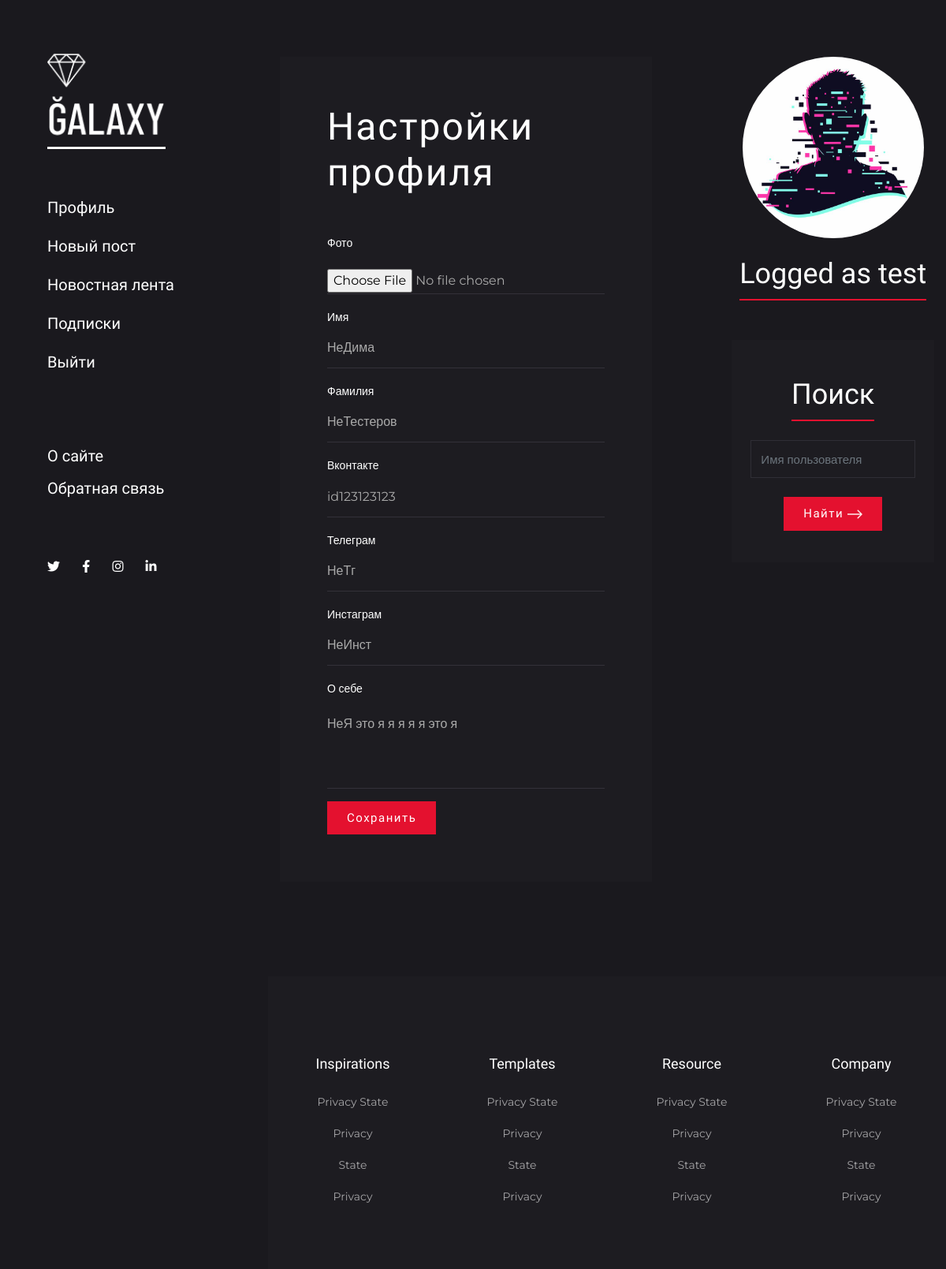
/settings/ (signed in), run on the app's committed database.
### users/models.py (models this page shows, shortened)
class Profile(models.Model):
    user = models.OneToOneField(User, on_delete=models.CASCADE)
    photo = models.ImageField(verbose_name="Фото", upload_to="profile_pictures/", blank=True)
    vk = models.CharField(verbose_name="Профиль Вконтакте", max_length=100, blank=True)
    tg = models.CharField(verbose_name="Профиль Telegram", max_length=100, blank=True)
    instagram = models.CharField(verbose_name="Профиль Instagram", max_length=100, blank=True)
    bio = models.TextField(verbose_name="О себе", blank=True)
    class Meta:
        verbose_name = "Профиль"
        verbose_name_plural = "Профили"
    def get_absolute_url(self):
        return reverse("profile", kwargs={"profile_id": self.id})

class User(AbstractBaseUser, PermissionsMixin):
    username_validator = UnicodeUsernameValidator()
    email = models.EmailField(verbose_name="Адрес эл. почты", unique=True,
                              error_messages={"unique": "Пользователь с такой эл. почтой уже существует"}, )
    username = models.CharField(verbose_name="Имя пользователя", unique=True, max_length=50,
                                validators=[username_validator],
                                error_messages={"unique": "Пользователь с таким именем уже существует"}, )
    first_name = models.CharField(verbose_name="Имя", max_length=150, blank=True)
    last_name = models.CharField(verbose_name="Фамилия", max_length=150, blank=True)
    is_staff = models.BooleanField(verbose_name="Сотрудник", default=False)
    is_active = models.BooleanField(verbose_name="Активный", default=True)
    date_joined = models.DateTimeField(verbose_name="Дата регистрации", default=timezone.now)
    objects = UserManager()
    USERNAME_FIELD = "email"
    REQUIRED_FIELDS = ["username", ]
    class Meta:
        verbose_name = "Пользователь"
        verbose_name_plural = "Пользователи"

### users/views.py (the view, shortened to what this page needs)
# urls.py: path("settings/", ProfileSettings.as_view(), name="settings"),
class ProfileSettings(LoginRequiredMixin, FormView):
    login_url = "authentication"
    template_name = "users/profile_settings.html"
    form_class = ProfileSettingsForm
    def get_context_data(self, **kwargs):
        context = super().get_context_data(**kwargs)
        context["title"] = "Настройки"
        return context
    def get_initial(self):
        initial = super().get_initial()
        user = self.request.user
        initial.update({"first_name": user.first_name, "last_name": user.last_name,
                        "vk": user.profile.vk, "tg": user.profile.tg,
                        "instagram": user.profile.instagram, "bio": user.profile.bio,
                        "photo": user.profile.photo})
        return initial

### users/managers.py (called while the page is built)
    def get(self, *args, **kwargs):
        return super().select_related('profile').get(*args, **kwargs)

### templates/users/profile_settings.html (shortened to what this page needs)
{% extends 'base.html' %}
{% block content %}
    <div class="contact-form bg-dark mb-5">
        <h1 class="text-white add-letter-space mb-5">Настройки профиля</h1>
        <form method="post" enctype="multipart/form-data">
            {% for f in form %}
                <div class="form-group mb-3">
                    <label for="{{ f.id_for_label }}" class="text-black-300">{{ f.label }}</label>
                    {{ f }}
                </div>
            {% endfor %}
            <button class="btn btn-sm btn-primary" type="submit">Сохранить</button>
        </form>
    </div>
{% endblock %}

### templates/base.html (shortened to what this page needs)
<!DOCTYPE html>
{% load static %}{% load users_tags %}
<html lang="en">
<head>
    <link rel="stylesheet" href="{% static 'plugins/bootstrap/bootstrap.min.css' %}">
    <link rel="stylesheet" href="{% static 'plugins/fontawesome/css/all.css' %}">
    <link href="{% static 'css/style.css' %}" rel="stylesheet">
</head>
<body>
<section class="d-flex">
    <aside>
        <div class="sidenav position-sticky d-flex flex-column justify-content-between">
            <a class="navbar-brand logo" href="{% url 'index' %}">
                <img src="{% static 'img/logo.png' %}" alt="">
            </a>
            <div class="navbar navbar-dark my-4 p-0 font-primary">
                <ul class="navbar-nav w-100">
                    {% if request.user.is_authenticated %}
                        <li class="nav-item ">
                            <a class="nav-link text-white px-0 pt-0" href="{{ request.user.profile.get_absolute_url }}">Профиль</a>
                        </li>
                        <li class="nav-item">
                            <a class="nav-link text-white px-0" href="{% url 'add_post' %}">Новый пост</a>
                        </li>
                        <li class="nav-item ">
                            <a class="nav-link text-white px-0" href="{% url 'feed' %}">Новостная лента</a>
                        </li>
                        <li class="nav-item ">
                            <a class="nav-link text-white px-0" href="#">Подписки</a>
                        </li>
                        <li class="nav-item ">
                            <a class="nav-link text-white px-0" href="{% url 'logout' %}">Выйти</a>
                        </li>
                    {% endif %}
                </ul>
            </div>
            <div class="navbar navbar-dark my-4 p-0 font-primary">
                <ul class="navbar-nav w-100">
                    <li class="nav-item ">
                        <a class="nav-link text-white px-0 pt-0" href="#">О сайте</a>
                    </li>
                    <li class="nav-item ">
                        <a class="nav-link text-white px-0 pt-0" href="#">Обратная связь</a>
                    </li>
                </ul>
            </div>
            <ul class="list-inline nml-2">
                <li class="list-inline-item">
                    <a href="#" class="text-white text-red-onHover pr-2">
                        <span class="fab fa-twitter"></span>
                    </a>
                </li>
                <li class="list-inline-item">
                    <a href="#" class="text-white text-red-onHover p-2">
                        <span class="fab fa-facebook-f"></span>
                    </a>
                </li>
                <li class="list-inline-item">
                    <a href="#" class="text-white text-red-onHover p-2">
                        <span class="fab fa-instagram"></span>
                    </a>
                </li>
                <li class="list-inline-item">
                    <a href="#" class="text-white text-red-onHover p-2">
                        <span class="fab fa-linkedin-in"></span>
                    </a>
                </li>
            </ul>
        </div>
    </aside>
    <div class="main-content">
        <div class="container py-4 my-5">
            <div class="row justify-content-between">
                <div class="col-lg-7">
                    {% block content %}
                    {% endblock %}
                </div>
                <div class="col-lg-4">
                    {% if not request.user.is_authenticated %}
                        {% show_forms %}
                    {% else %}
                        <div class="widget text-center">
                            <img class="author-thumb-sm rounded-circle d-block mx-auto"
                                    {% if request.user.profile.photo %} src="{{ request.user.profile.photo.url }}"
                                    {% else %} src="{% static 'users/img/profile-pic.png' %}" {% endif %} alt>
                            <h2 class="widget-title text-white d-inline-block mt-4">Logged
                                as {{ request.user.username }}</h2>
                        </div>
                    {% endif %}
                    <div class="widget bg-dark p-4 text-center">
                        <h2 class="widget-title text-white d-inline-block mt-4">Поиск</h2>
                        <form action="#">
                            <div class="form-group">
                                <input type="text" class="form-control bg-transparent rounded-0 my-4"
                                       placeholder="Имя пользователя">
                                <button class="btn btn-primary">Найти<img
                                        src="{% static 'img/arrow-right.png' %}" alt=""></button>
                            </div>
                        </form>
                    </div>
                </div>
            </div>
        </div>
        <footer class="bg-dark">
            <div class="container">
                <div class="row text-center">
                    <div class="col-lg-3 col-sm-6 mb-5">
                        <h5 class="font-primary text-white mb-4">Inspirations</h5>
                        <ul class="list-unstyled">
                            <li><a href="#">Privacy State</a></li>
                            <li><a href="#">Privacy</a></li>
                            <li><a href="#">State</a></li>
                            <li><a href="#">Privacy</a></li>
                        </ul>
                    </div>
                    <div class="col-lg-3 col-sm-6 mb-5">
                        <h5 class="font-primary text-white mb-4">Templates</h5>
                        <ul class="list-unstyled">
                            <li><a href="#">Privacy State</a></li>
                            <li><a href="#">Privacy</a></li>
                            <li><a href="#">State</a></li>
                            <li><a href="#">Privacy</a></li>
                        </ul>
                    </div>
                    <div class="col-lg-3 col-sm-6 mb-5">
                        <h5 class="font-primary text-white mb-4">Resource</h5>
                        <ul class="list-unstyled">
                            <li><a href="#">Privacy State</a></li>
                            <li><a href="#">Privacy</a></li>
                            <li><a href="#">State</a></li>
                            <li><a href="#">Privacy</a></li>
                        </ul>
                    </div>
                    <div class="col-lg-3 col-sm-6 mb-5">
                        <h5 class="font-primary text-white mb-4">Company</h5>
                        <ul class="list-unstyled">
                            <li><a href="#">Privacy State</a></li>
                            <li><a href="#">Privacy</a></li>
                            <li><a href="#">State</a></li>
                            <li><a href="#">Privacy</a></li>
                        </ul>
                    </div>
                </div>
            </div>
        </footer>
    </div>
</section>
</body>
</html>

### blog/static/css/style.css (style rules this page uses)
body { color: #B0B0B0; background-color: #1A191E; font-family: "Montserrat", sans-serif; font-size: 16px; line-height: 1.65; overflow-y: hidden; }
body.loaded { overflow-y: scroll; }
.main-content { width: calc(100% - 340px); }
.btn { font-size: 15px; padding: 10px 25px; letter-spacing: 0.1em; color: #ffffff; font-family: "Barlow Condensed", sans-serif; border-radius: 0; border: 0; }
.btn img { margin-left: 5px; width: 19px; position: relative; }
.btn-primary { background-color: #E4112F; }
.font-primary { font-family: "Barlow Condensed", sans-serif; }
.add-letter-space { letter-spacing: 2px; }
.bg-dark { background-color: #1D1C21 !important; }
.text-black-300 { color: #333333; }
h1, .h1, h2, .h2, h3, .h3, h4 { font-family: "Barlow Condensed", sans-serif; }
h1, .h1 { font-size: 48px; }
h2, .h2 { font-size: 36px; }
h5, .h5 { font-size: 18px; }
.h4, h5, .h5, h6, .h6, p { font-family: "Montserrat", sans-serif; }
h1, .h1, h2, .h2, h3, .h3, h4, .h4, h5, .h5, h6, .h6, p { margin: 0; }
a { text-decoration: none; display: inline-block; transition: all 0.3s; }
ul, li { padding: 0; margin: 0; }
.sidenav { top: 0; width: 340px; min-height: 100vh; padding: 60px; transition: 0.3s ease; }
.sidenav .navbar-brand img { max-width: 150px; }
.sidenav .nav-link { font-size: 20px; position: relative; display: inline-block; }
.sidenav .nav-link::after { position: absolute; content: ""; height: 2px; width: 0; background-color: #ffffff; left: 0; bottom: 13px; transition: 0.3s; }
.widget { margin-bottom: 50px; }
.widget .form-control { font-size: 15px; color: #ffffff; height: 48px; border: 1px solid #2f2e35 !important; }
.widget-title { border-bottom: 2px solid #E4112F; padding-bottom: 10px; }
.author-thumb-sm { height: auto; max-width: 230px; width: 100%; }
.contact-form { padding: 60px; }
.contact-form label { font-size: 14px; color: #ffffff; margin-bottom: 15px; }
.contact-form .form-control { background-color: transparent; border: 0; color: #aaa; border-color: #333139 !important; padding-bottom: 20px; }
.contact-form textarea { resize: none; height: 100px; }
footer { padding-top: 100px; padding-bottom: 30px; }
footer ul li a { color: rgba(255, 255, 255, 0.6); font-size: 14px; margin-bottom: 15px; }
footer ul li:last-child a { margin-bottom: 0; }
div { word-break: break-word; }

### data on the page
Profile: form "id123123123" "НеТг" "НеИнст" "НеЯ это я я я я я это я"
User: form "НеДима" "НеТестеров", photo (picture), user.username "test"

### other printed values
{{ f.label }} "Фото" "Имя" "Фамилия" "Вконтакте" "Телеграм" "Инстаграм" "О себе"
